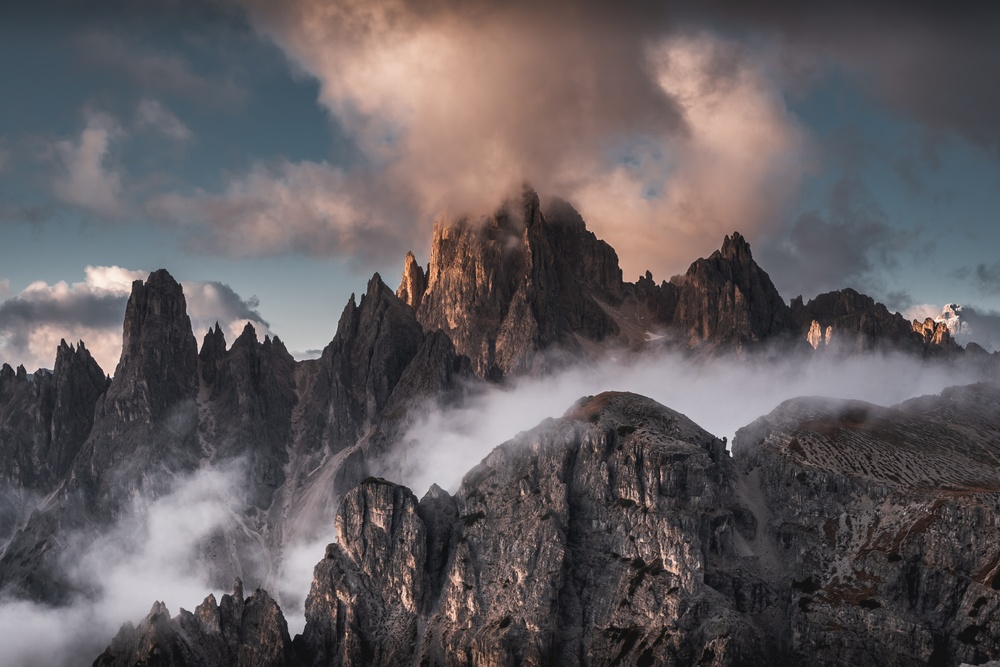
#> input picture ch07/sample2.jpg, 1000 x 667 px, shrunk from 6000 x 4000 before the run
$ python ex05_image.py
#> lines starting #> are read from the running program, lines starting #| are printed output that depends on the picture
"""
CNN(Convolutional Neural Network, 합성곱 신경망)
원래 convolution 연산은 영상/음성 처리(image/audio processing)에서 신호를 변환하기 위한 연산으로 사용
"""
import numpy as np
from PIL import Image
import matplotlib.pyplot as plt
from scipy.signal import convolve, correlate

if __name__ == '__main__':
    # jpg 파일 오픈
    img = Image.open('sample2.jpg')
#> img is the input picture: PIL image 1000x667 RGB; mean R, G, B 97.1, 91.5, 94.2
    img_pixel = np.array(img)
    print(img_pixel.shape)   # (height, width, color-depth)
#| (667, 1000, 3)
    # 머신러닝 라이브러리에 따라 color 표기의 위치가 달라짐
    # Tensorflow: channel-last 방식 / color-depth가 3차원 배열의 마지막 차원
    # Theano: channel-first 방식 / color-depth가 3차원 배열의 첫번째 차원 (c, h, w)
    # Keras: 두 가지 방식 모두 지원

    plt.imshow(img_pixel)
    plt.show()

    # 이미지의 RED 값 정보
    print(img_pixel[:, :, 0])
#> (printed output is left out)
    # [14 lines of commented-out code are left out]
    filter = np.zeros((3, 3, 3))
    filter[1, 1, 0] = 1.0
    transformed = correlate(img_pixel, filter, mode='same')
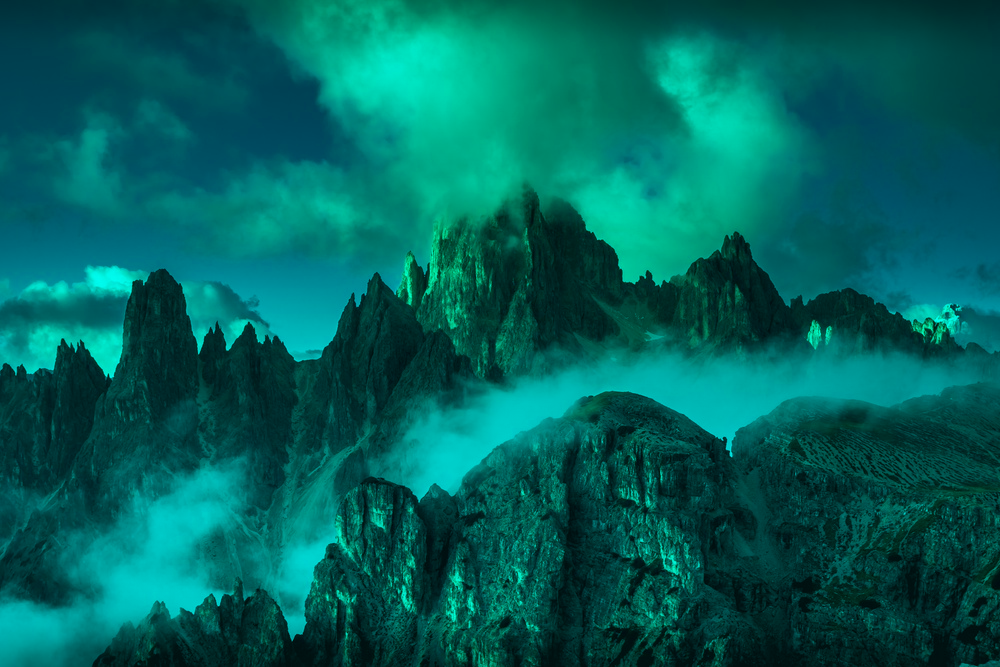
#> transformed: shape (667, 1000, 3) float64; mean R, G, B 0, 97.1, 91.5; drawn with min black and max white
    plt.imshow(transformed.astype(np.uint8))
    plt.show()

$ run again, with ch07/sample.jpg copied over ch07/sample2.jpg
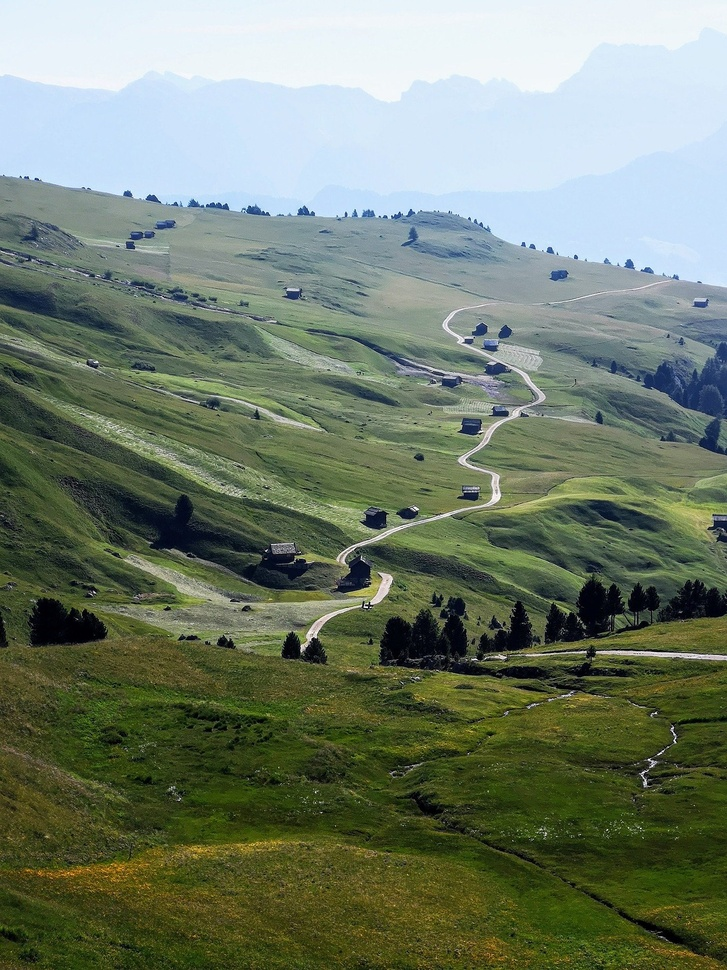
#> input picture ch07/sample.jpg, 727 x 970 px, shrunk from 1440 x 1920 before the run
#> img is the input picture: PIL image 727x970 RGB; mean R, G, B 113.4, 125.7, 107.9
#| (970, 727, 3)
#> (printed output is left out)
#> `transformed = correlate(img_pixel, filter, mode='same')`:
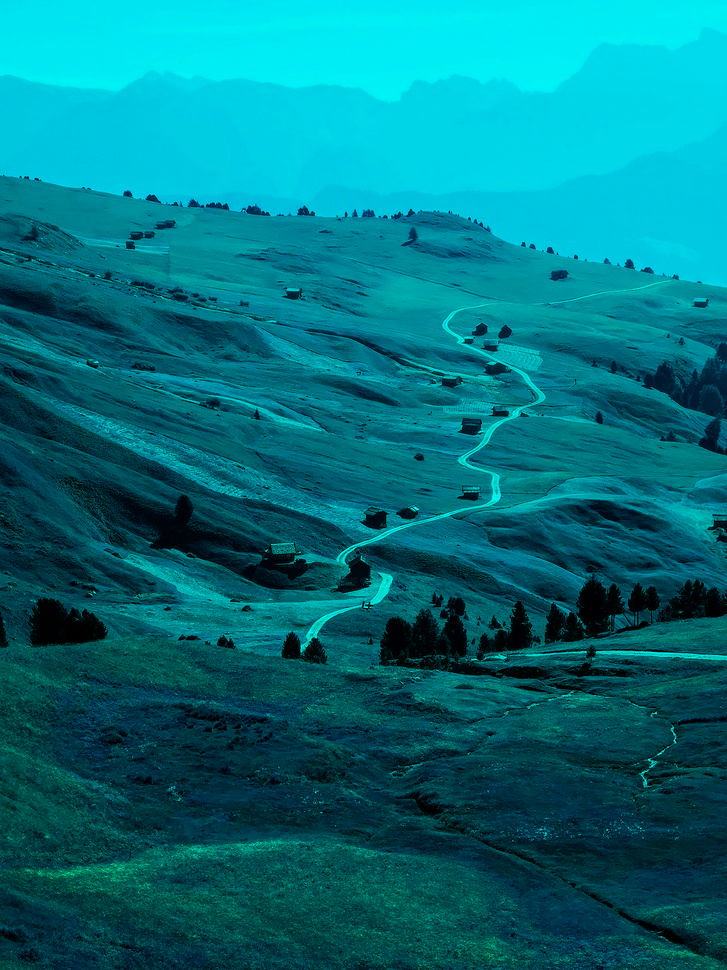
#> transformed: shape (970, 727, 3) float64; mean R, G, B 0, 113.4, 125.7; drawn with min black and max white
